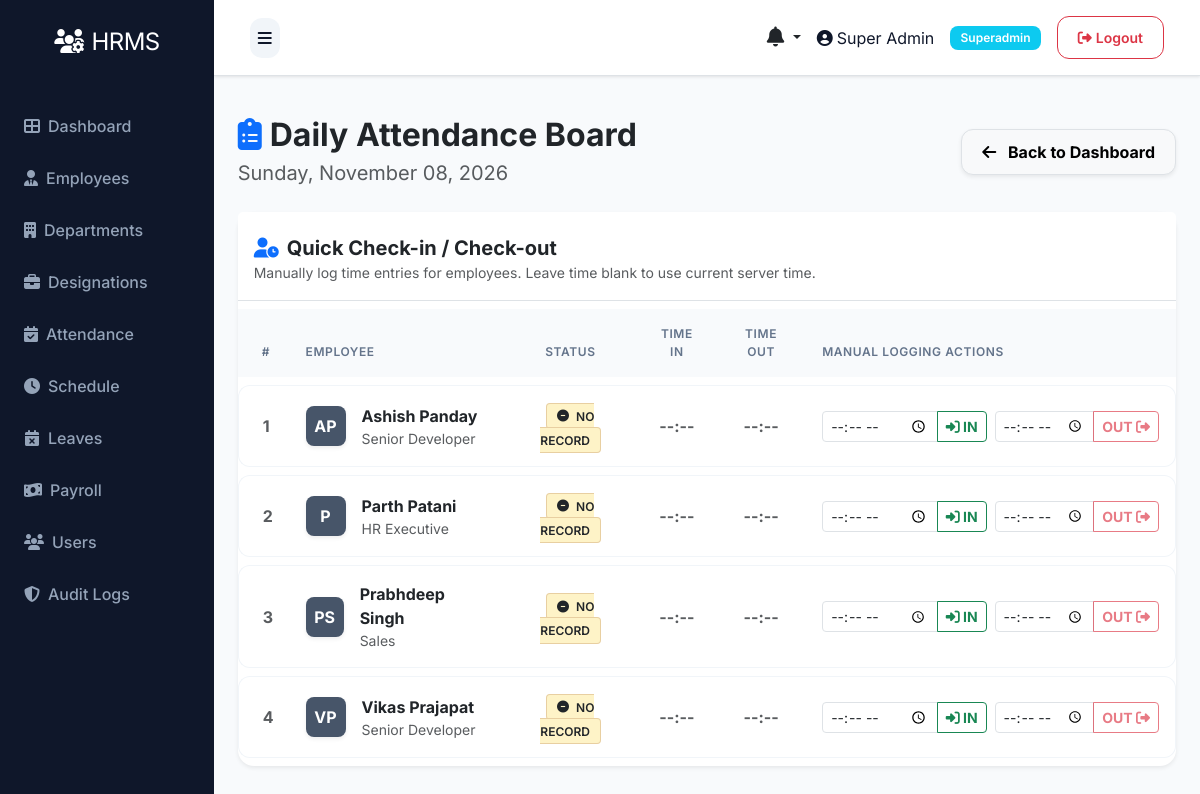
Page /attendance/board (signed in) on the earlier database version.
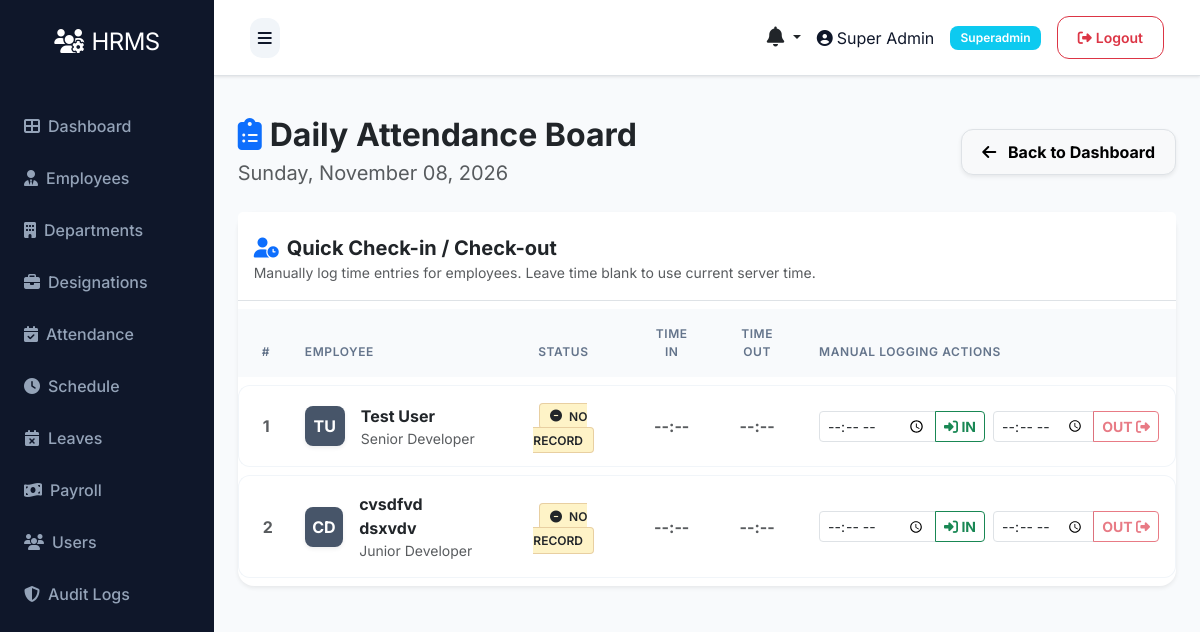
Same page on the later database version.
### models.py (models this page shows, shortened)
class Employee(db.Model):
    __tablename__ = 'employees'
    id = db.Column(db.Integer, primary_key=True)
    department_id = db.Column(db.Integer, db.ForeignKey('departments.id'))
    designation_id = db.Column(db.Integer, db.ForeignKey('designations.id'))
    schedule_id = db.Column(db.Integer, db.ForeignKey('schedules.id'))
    firstname = db.Column(db.String(100), nullable=False)
    lastname = db.Column(db.String(100), nullable=False)
    unique_id = db.Column(db.String(50), unique=True)
    email = db.Column(db.String(100), unique=True)
    phone = db.Column(db.String(20))
    address = db.Column(db.Text)
    dob = db.Column(db.Date)
    gender = db.Column(db.String(10))
    religion = db.Column(db.String(50))
    marital = db.Column(db.String(20))
    image = db.Column(db.String(255))  # Store image filename
    aadhar_file = db.Column(db.String(255))
    resume_file = db.Column(db.String(255))
    status = db.Column(db.String(20), default='active')
    created_at = db.Column(db.DateTime, default=datetime.utcnow)
    updated_at = db.Column(db.DateTime, default=datetime.utcnow, onupdate=datetime.utcnow)
    attendances = db.relationship('Attendance', backref='employee', lazy=True, cascade='all, delete-orphan')
    checks = db.relationship('Check', backref='employee', lazy=True, cascade='all, delete-orphan')
    salary = db.relationship('Salary', backref='employee', uselist=False, cascade='all, delete-orphan')
    leaves = db.relationship('Leave', backref='employee', lazy=True, cascade='all, delete-orphan')
    late_times = db.relationship('LateTime', backref='employee', lazy=True, cascade='all, delete-orphan')
    over_times = db.relationship('OverTime', backref='employee', lazy=True, cascade='all, delete-orphan')
    payrolls = db.relationship('Payroll', backref='employee', lazy=True, cascade='all, delete-orphan')
    documents = db.relationship('Document', backref='employee', lazy=True, cascade='all, delete-orphan')
    reviews = db.relationship('PerformanceReview', backref='employee', lazy=True, cascade='all, delete-orphan', foreign_keys='PerformanceReview.employee_id')

class Designation(db.Model):
    __tablename__ = 'designations'
    id = db.Column(db.Integer, primary_key=True)
    name = db.Column(db.String(100), nullable=False)
    description = db.Column(db.Text)
    created_at = db.Column(db.DateTime, default=datetime.utcnow)
    updated_at = db.Column(db.DateTime, default=datetime.utcnow, onupdate=datetime.utcnow)
    employees = db.relationship('Employee', backref='designation', lazy=True)

### routes/attendance.py (the view)
@bp.route('/board')
@login_required
def board():
    if not current_user.is_authenticated or current_user.role.name not in ['superadmin', 'hr']:
        flash('Access denied', 'danger')
        return redirect(url_for('auth.login'))
    current_date = datetime.now().date()
    employees = Employee.query.order_by(Employee.firstname).all()
    attendances = Attendance.query.filter_by(date=current_date).all()
    attendance_map = {a.employee_id: a for a in attendances}
    return render_template('admin/attendance/board.html', employees=employees, attendance_map=attendance_map, date=current_date)

### app.py (called while the page is built)
@app.context_processor
def inject_now():
    return {'datetime': datetime}

@login_manager.user_loader
def load_user(user_id):
    try:
        return db.session.get(User, int(user_id))
    except Exception as e:
        app.logger.error(f'Error loading user {user_id}: {str(e)}')
        return None

@app.context_processor
def inject_user():
    pending_leaves = 0
    unread_notifications_count = 0
    recent_notifications = []
    try:
        if current_user.is_authenticated:
            if getattr(current_user, 'role', None) and current_user.role.name in ['superadmin', 'hr']:
                from models import Leave
                pending_leaves = Leave.query.filter_by(status='pending').count()
            unread_notifications_count = Notification.query.filter_by(user_id=current_user.id, is_read=False).count()
            recent_notifications = Notification.query.filter_by(user_id=current_user.id).order_by(Notification.created_at.desc()).limit(5).all()
    except Exception:
        pass
    return dict(current_user=current_user, pending_leaves=pending_leaves, unread_notifications_count=unread_notifications_count, recent_notifications=recent_notifications)

### templates/admin/attendance/board.html (shortened to what the changed rows need)
{% extends "base.html" %}
{% block content %}
<div class="d-flex justify-content-between align-items-center mb-4">
    <div>
        <h2 class="fw-bold text-dark mb-1"><i class="fas fa-clipboard-list text-primary me-2"></i>Daily Attendance Board</h2>
    </div>
</div>
<div class="card shadow-sm border-0 mb-5">
    <div class="card-body p-0">
        <div class="table-responsive">
            <table class="table table-hover table-modern align-middle mb-0">
                <thead>
                    <tr>
                        <th class="ps-4" style="width: 50px;">#</th>
                        <th>Employee</th>
                        <th class="text-center">Status</th>
                        <th class="text-center">Time In</th>
                        <th class="text-center">Time Out</th>
                        <th style="min-width: 320px;">Manual Logging Actions</th>
                    </tr>
                </thead>
                <tbody class="border-top-0">
                {% for emp in employees %}
                    {% set a = attendance_map.get(emp.id) %}
                    <tr>
                        <td class="ps-4 fw-bold text-muted">{{ loop.index }}</td>
                        <td class="py-3">
                            <div class="d-flex align-items-center">
                                {% if emp.image %}
                                <img src="{{ url_for('static', filename='uploads/employees/' ~ emp.image) }}" class="emp-avatar me-3 shadow-sm" style="object-fit: cover;">
                                {% else %}
                                <div class="emp-avatar me-3 shadow-sm" style="background-color: #475569;">
                                    {{ emp.firstname[0]|upper if emp.firstname else 'E' }}{{ emp.lastname[0]|upper if emp.lastname else '' }}
                                </div>
                                {% endif %}
                                <div>
                                    <div class="fw-bold text-dark">{{ emp.firstname }} {{ emp.lastname }}</div>
                                    <div class="small text-muted">{{ emp.designation.name if emp.designation else 'Staff' }}</div>
                                </div>
                            </div>
                        </td>
                        <td class="text-center">
                            {% if a and (a.status == 'present' or a.status == 'late' or a.status == 'early_out') %}
                                <span class="status-badge badge-soft-success"><i class="fas fa-check-circle me-1"></i> Present</span>
                            {% elif a and a.status == 'absent' %}
                                <span class="status-badge badge-soft-danger"><i class="fas fa-times-circle me-1"></i> Absent</span>
                            {% elif a and a.status == 'leave' %}
                                <span class="status-badge badge-soft-info"><i class="fas fa-plane me-1"></i> On Leave</span>
                            {% else %}
                                <span class="status-badge badge-soft-warning text-dark"><i class="fas fa-minus-circle me-1"></i> No Record</span>
                            {% endif %}
                        </td>
                        <td class="text-center">
                            {% if a and a.time_in %}
                                <div class="time-badge">{{ a.time_in.strftime('%H:%M') }}</div>
                            {% else %}
                                <span class="text-muted fw-bold">--:--</span>
                            {% endif %}
                        </td>
                        <td class="text-center">
                            {% if a and a.time_out %}
                                <div class="time-badge">{{ a.time_out.strftime('%H:%M') }}</div>
                            {% else %}
                                <span class="text-muted fw-bold">--:--</span>
                            {% endif %}
                        </td>
                        <td style="min-width: 250px;">
                            <div class="row g-2">
                                <div class="col-12 col-xl-6">
                                    <form method="post" action="{{ url_for('attendance.check') }}">
                                        <div class="input-group input-group-sm">
                                            <input type="time" name="time" class="form-control" title="Specific check-in time">
                                            <button class="btn btn-outline-success fw-bold" type="submit"><i class="fas fa-sign-in-alt"></i> IN</button>
                                        </div>
                                    </form>
                                </div>
                                <div class="col-12 col-xl-6">
                                    <form method="post" action="{{ url_for('attendance.check') }}">
                                        <div class="input-group input-group-sm">
                                            <input type="time" name="time" class="form-control" title="Specific check-out time">
                                            <button class="btn btn-outline-danger fw-bold" type="submit" {% if not a or not a.time_in %}disabled{% endif %}>OUT <i class="fas fa-sign-out-alt"></i></button>
                                        </div>
                                    </form>
                                </div>
                            </div>
                        </td>
                    </tr>
                {% endfor %}
                </tbody>
            </table>
        </div>
    </div>
</div>
{% endblock %}

Differences in the rows shown:
removed Employee: firstname "A", lastname "P", firstname "Ashish", lastname "Panday", designation "Senior Developer"
removed Employee: firstname "P", firstname "Parth", lastname "Patani", designation "HR Executive"
removed Employee: firstname "P", lastname "S", firstname "Prabhdeep", lastname "Singh", designation "Sales"
removed Employee: firstname "V", lastname "P", firstname "Vikas", lastname "Prajapat", designation "Senior Developer"
added Employee: firstname "T", lastname "U", firstname "Test", lastname "User", designation "Senior Developer"
added Employee: firstname "C", lastname "D", firstname "cvsdfvd", lastname "dsxvdv", designation "Junior Developer"
